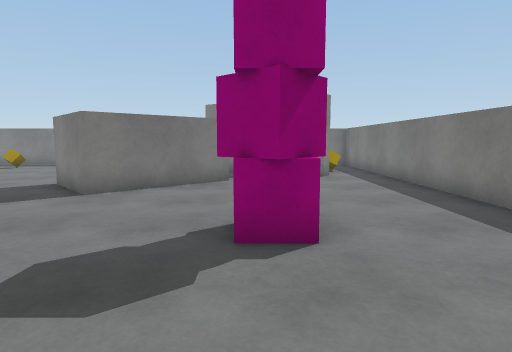
[1] (above)

18 first-person views from a walk through a scene from a Unity 3-D project. The camera is 1.2 m above the floor, tilts 6° down and sees 75° across. The floor is counted in squares, 1 m on a side. Each view is taken from the middle of a square. On the plan, view 1 faces up. The plan holds only what a view shows up to about 14 squares ahead; the rest is blank. The player is left out. Surface patterns are stand-ins for the level's own textures.

[2]
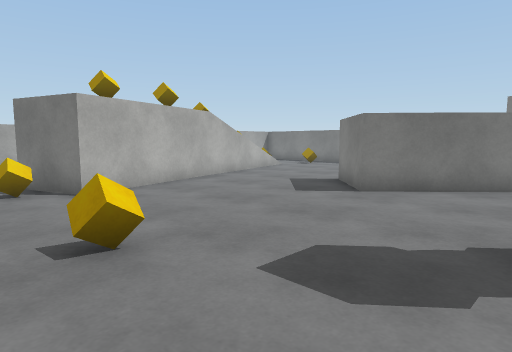

[3]
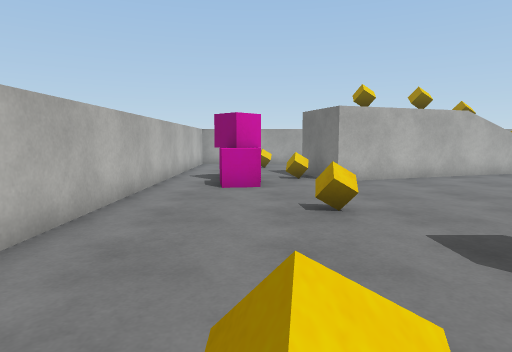

[4]
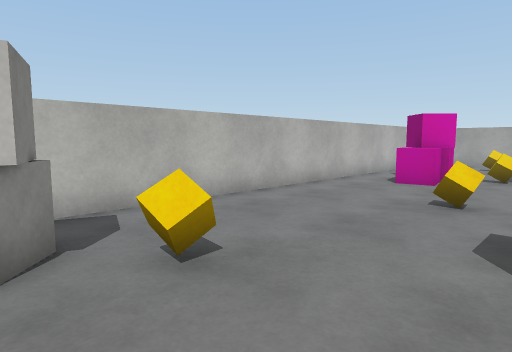

[5]
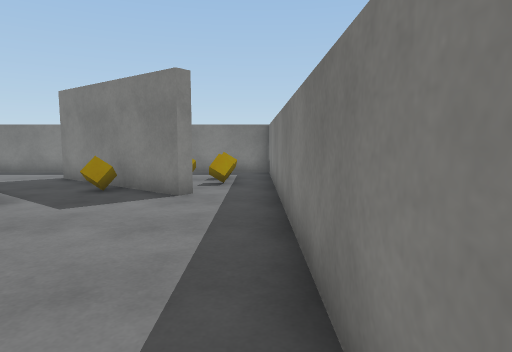

[6]
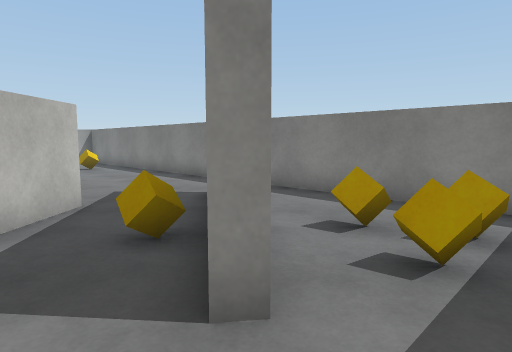

[7]
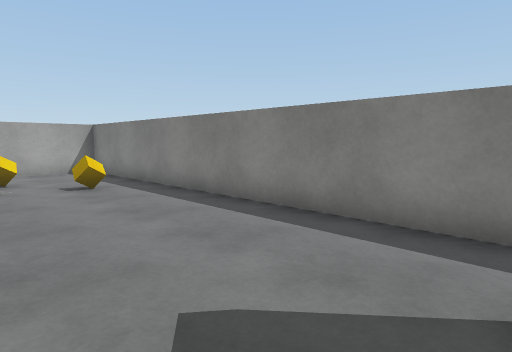

[8]
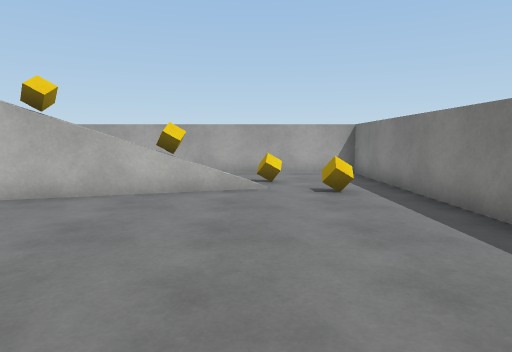

[9]
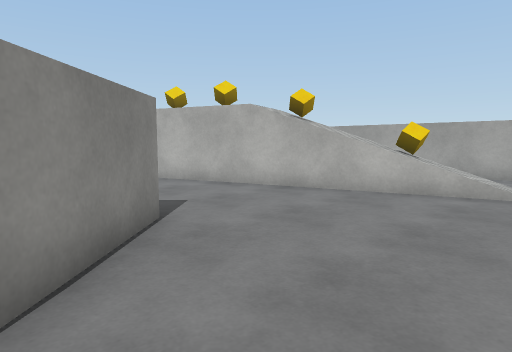

[10]
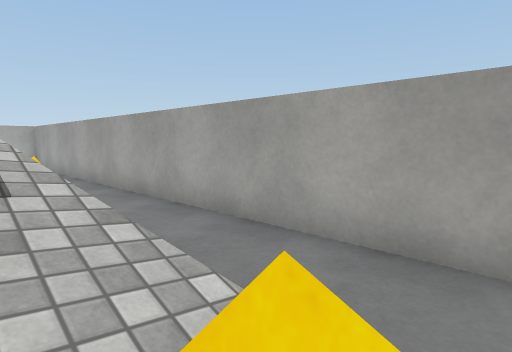

[11]
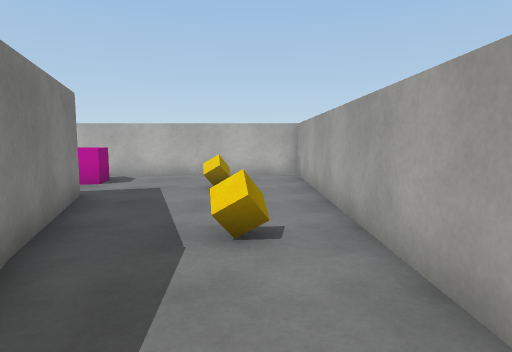

[12]
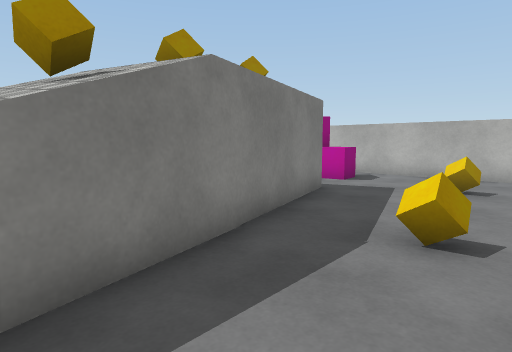

[13]
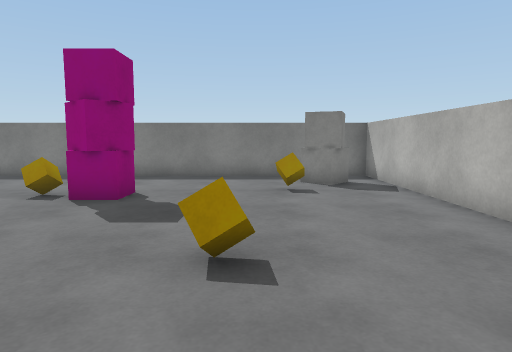

[14]
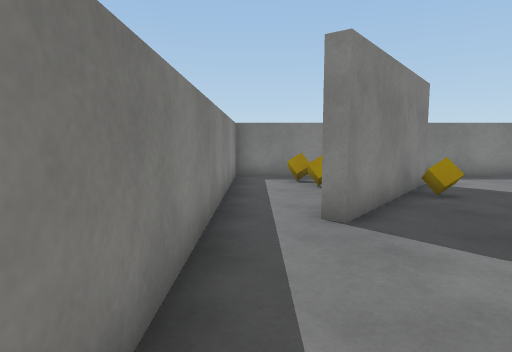

[15]
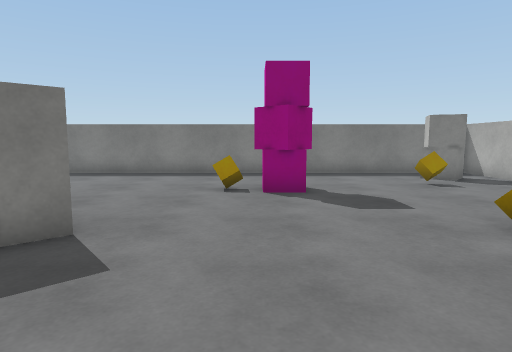

[16]
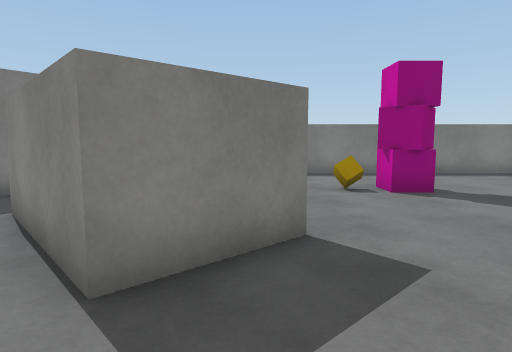

[17]
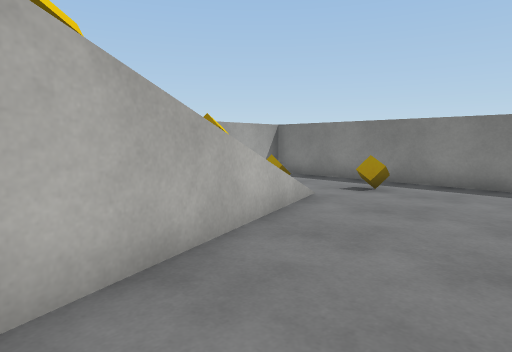

[18]
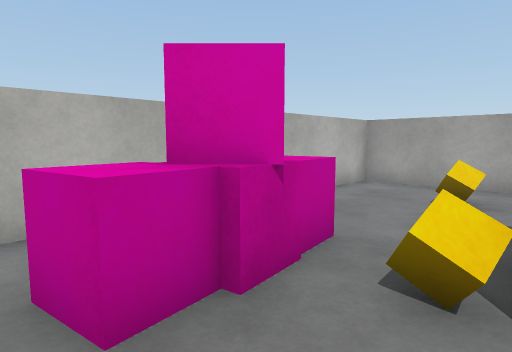

### Floor plan
Key: @ floor where view 1 was taken; # wall or solid block; . main floor; : floor 2.25 m higher than the main floor; / step, stairs or slope; = window, fence, low wall or low ledge; v drop or lower ground; O other object.
Columns run from 16 left of view 1 to 5 right of it. Each row starts with its distance up from view 1.
 17 ######################
 16 #....................#
 15 #....O.............O.#
 14 #.............##..O..#
 13 #..O/..........###.O.#
 12 #..//=.......#..O##..#
 11 #../O/......###......#
 10 #..///#....#####.....#
  9 #...//#....####......#
  8 #.../O#.....##.......#
  7 #...//:..............#
  6 #..../O#.............#
  5 #.O..v #........O....#
  4 #....  :#.......OO...#
  3 #.....  v............#
  2 #.....vO#............#
  1 #...........O........#
  0 #..O...OOO......@O.O.#
 -1 #.....OOOO........OO.#
 -2 #..................O.#
 -3 ######################

Positions as (right, up) in squares from view 1, and headings:
1: (0, 0), facing up
2: (0, 0), facing up-left
3: (2, 0), facing left
4: (3, 3), facing down-left
5: (4, 4), facing up
6: (4, 10), facing up-left
7: (-2, 12), facing up-left
8: (-3, 13), facing left
9: (-3, 14), facing down-left
10: (-12, 14), facing down-left
11: (-14, 9), facing down
12: (-15, 9), facing down-right
13: (-7, 1), facing right
14: (-7, 16), facing right
15: (-8, 5), facing right
16: (-8, 8), facing right
17: (-7, 7), facing up-left
18: (-6, 2), facing down-left
